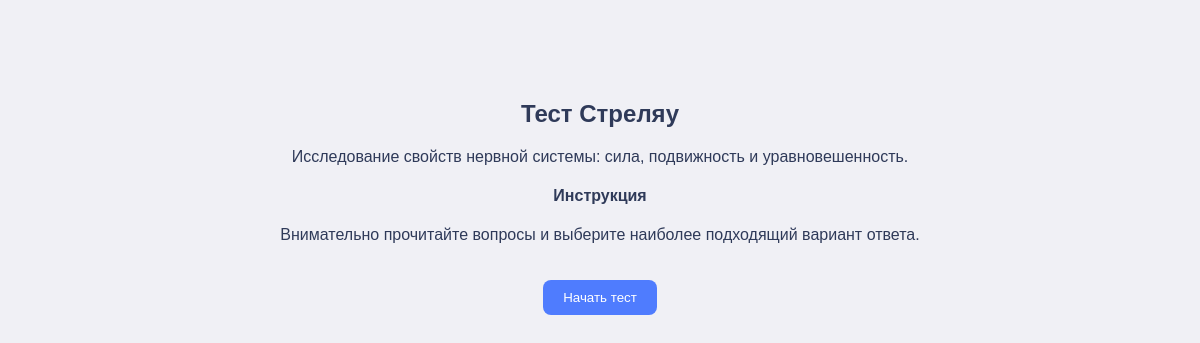
The app's page /test/2 with its own data.
### tables this page shows
CREATE TABLE "tests" (
	"id"	INTEGER,
	"topic"	TEXT NOT NULL,
	"title"	TEXT NOT NULL,
	"is_active"	INTEGER DEFAULT 1,
	"description"	TEXT, visualization_type TEXT, author_id INTEGER, instruction TEXT,
	PRIMARY KEY("id" AUTOINCREMENT)
);

### app.py (the view, shortened to what this page needs)
@app.route('/test/<int:test_id>')
def test_page(test_id):
    conn = sqlite3.connect('database.db')
    cursor = conn.cursor()
    username = session.get('username')
    user_id = None
    retake_mode = request.args.get('retake')
    if username:
        cursor.execute("SELECT id FROM users WHERE username = ?", (username,))
        user = cursor.fetchone()
        if user:
            user_id = user[0]
    cursor.execute("""
        SELECT title, description, instruction
        FROM tests
        WHERE id = ?
    """, (test_id,))
    title, description, instruction = cursor.fetchone()
    cursor.execute("""
        SELECT id FROM user_attempts
        WHERE user_id = ? AND test_id = ?
        ORDER BY id DESC LIMIT 1
    """, (user_id, test_id))
    attempt = cursor.fetchone()
    cursor.execute("""
        SELECT id, question, q_type, order_num
        FROM questions
        WHERE test_id = ?
        ORDER BY order_num
    """, (test_id,))
    questions = cursor.fetchall()
    conn.close()
    return render_template(
        "test.html",
        questions=questions,
        test_id=test_id,
        title=title,
        description=description,
        instruction=instruction
    )

### templates/test.html (shortened to what this page needs)
<!DOCTYPE html>
<html lang="ru">
<head>
    <link rel="stylesheet" href="{{ url_for('static', filename='style/test.css') }}">
</head>
<body>
    <div class="start-screen" id="startScreen">
        <h2>{{ title }}</h2>
        <p>{{ description }}</p>
        {% if instruction %}
            <div class="instruction">
                <h4>Инструкция</h4>
                <p>{{ instruction }}</p>
            </div>
        {% endif %}
        <button onclick="startTest()">Начать тест</button>
    </div>
</body>
</html>

### static/style/test.css (style rules this page uses)
body { font-family: Arial, sans-serif; background: #F0F0F5; color: #2F3A59; margin: 0; }
.start-screen { text-align: center; margin-top: 100px; }
.start-screen button { margin-top: 20px; background: #4F7CFE; color: white; border: none; padding: 10px 20px; border-radius: 8px; cursor: pointer; }

### records on screen
tests: title "Тест Стреляу", description "Исследование свойств нервной системы: сила, подвижность и уравновешенность.", instruction "Внимательно прочитайте вопросы и выберите наиболее подходящий вариант ответа."
